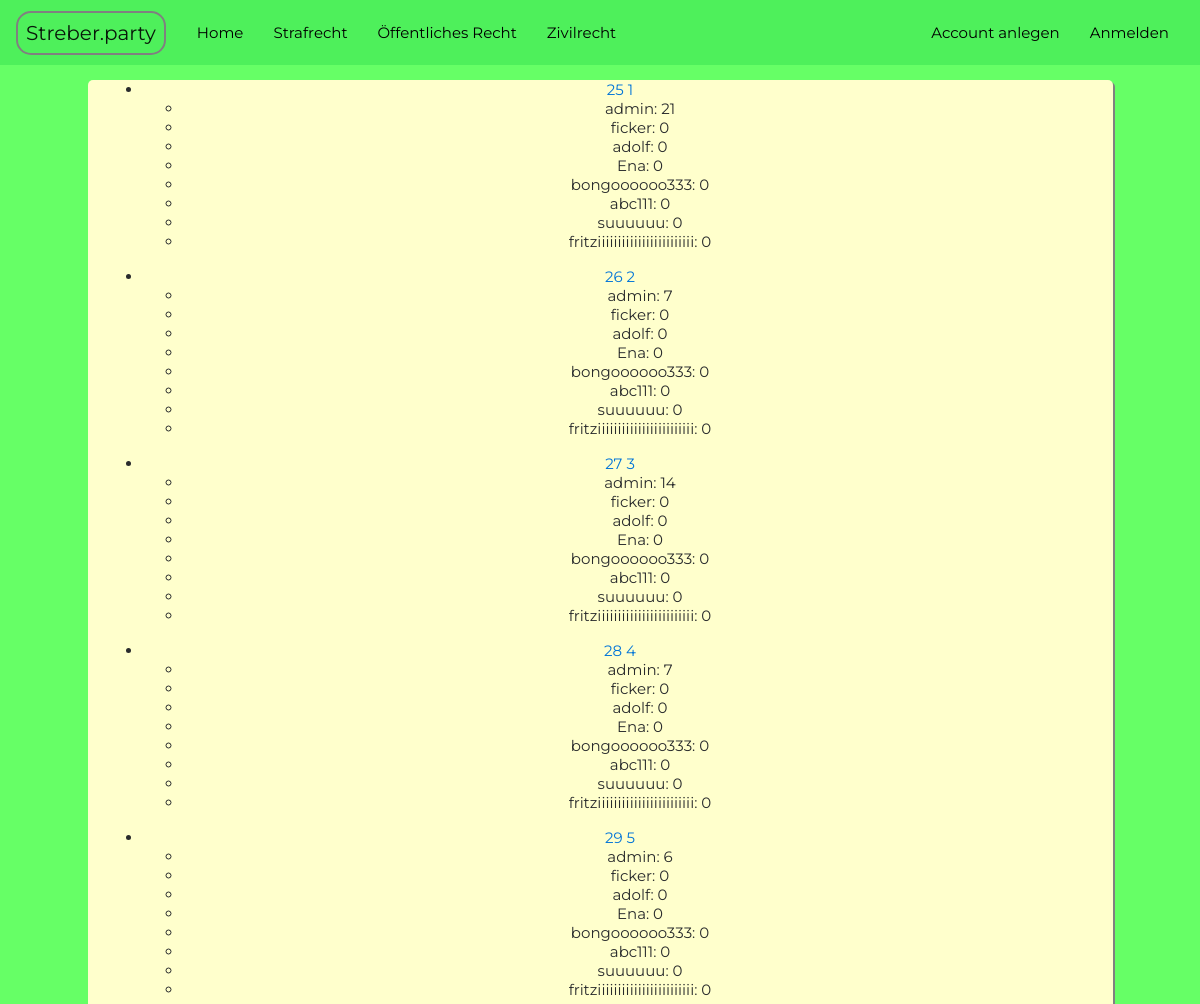
Before: /index/ (upper part) with the older database file.
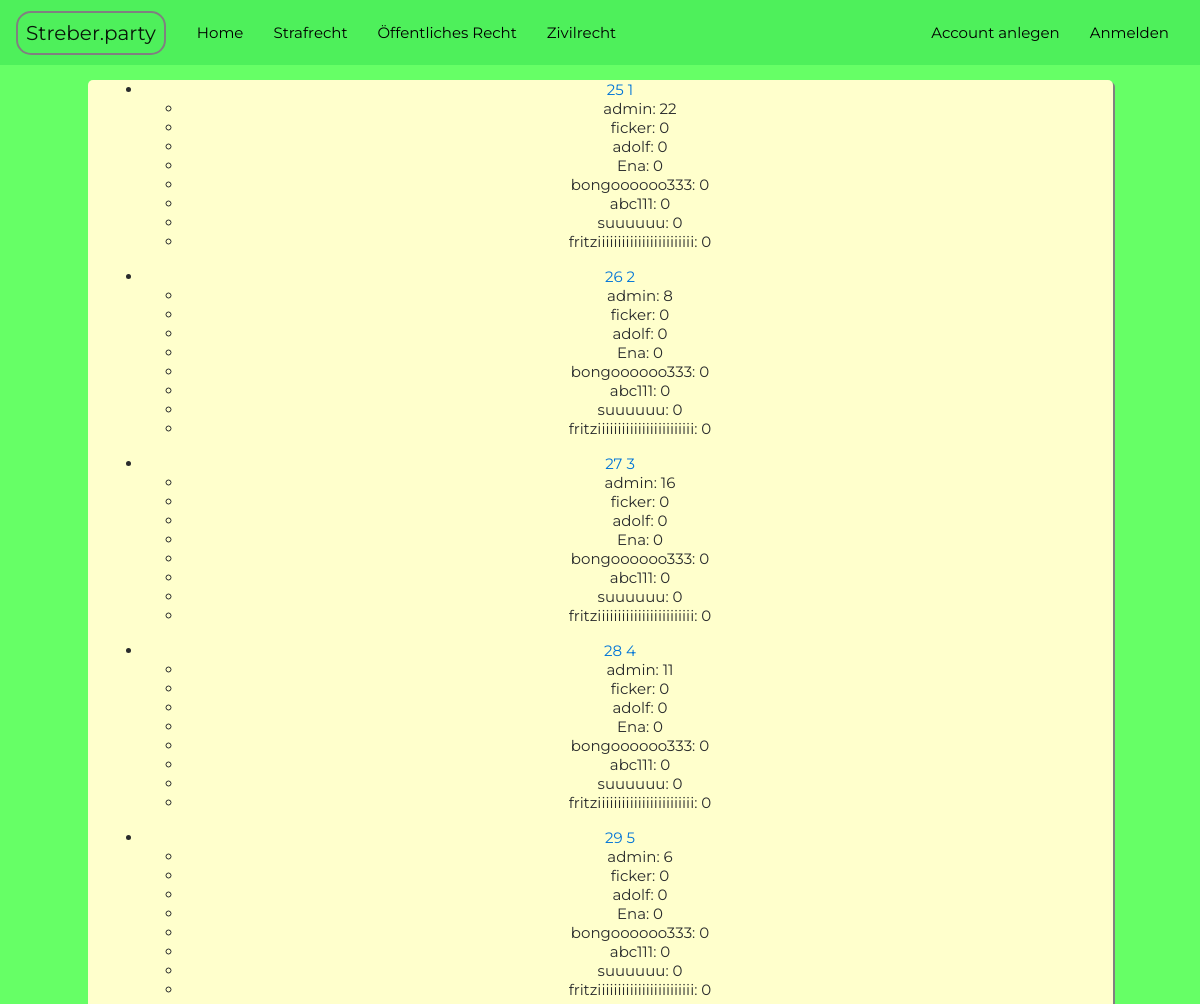
After: the same page with the newer database file.
### reviewer/models.py (models this page shows, shortened)
class Card(models.Model):
    title = models.CharField(max_length=50)
    category = models.ForeignKey(Category, on_delete=models.CASCADE, blank=True, null=True)
    front = models.TextField()
    back = models.TextField()
    explanation = models.TextField(blank=True, null=True)
    users = models.ManyToManyField(User, through='Progress')

class Progress(models.Model):
    user = models.ForeignKey(User, on_delete=models.CASCADE)
    card = models.ForeignKey(Card, on_delete=models.CASCADE)
    progress = models.IntegerField(default=0, null=True)
    lasttime = models.DateTimeField(auto_now=True, blank=True, null=True)
    nexttime = models.DateTimeField(default=timezone.now, blank=True, null=True)

class User(AbstractUser):
    email_confirmed = models.BooleanField(default=False)

### reviewer/views.py (the view)
# urls.py: url(r'^index/$', views.IndexView.as_view(), name='index'),
class IndexView(generic.ListView):
    model = Card
    template_name = 'reviewer/index.html'
    context_object_name = 'stack'

### reviewer/templates/reviewer/index.html (shortened to what this page needs)
{% extends 'reviewer/base.html' %}
{% block content %}
{% for card in stack %}
  <ul>
    <li>
      <a href="{% url 'reviewer:card_detail' card.id %}">{{ card.id }} {{ card.title }}</a>
        <ul> {% for user in card.progress_set.all %}
        <li> {{user.user}}: {{user.progress}} </li>
        {% endfor %} </ul>
    </li>
  </ul>
{% endfor %}
{% endblock %}

### reviewer/templates/reviewer/base.html (shortened to what this page needs)
{% load static %}
<!DOCTYPE html>
<html lang="de">
<head>
    <link rel="stylesheet" href="{% static 'reviewer/css/bootstrap.min.css' %}" >
    <link rel="stylesheet" href="{% static 'reviewer/css/reviewer.css' %}"/>
</head>
<body>
  <nav class="navbar fixed-top navbar-toggleable-md navbar-light bg-faded">
        <a class="navbar-brand" id="navbar_brand" href={% url 'reviewer:home' %}>Streber.party</a>
      <div class="collapse navbar-collapse" id="navbarSupportedContent">
       <ul class="navbar-nav mr-auto">
{% block navbar_orientation %}
            <li class="nav-item"><a class='nav-item-change' href={% url "reviewer:home" %}>Home</a></li>
            <li class="nav-item"><a class='nav-item-change' href="{% url 'reviewer:home' %}#section1">Strafrecht</a></li>
            <li class="nav-item"><a class='nav-item-change' href="{% url 'reviewer:home' %}#section2">Öffentliches Recht</a></li>
            <li class="nav-item"><a class='nav-item-change' href="{% url 'reviewer:home' %}#section3">Zivilrecht</a></li>
{% endblock %}
        </ul>
        <ul class="nav navbar-nav navbar-right">
            {% if not user.is_authenticated %}
            <li class="nav-item"><a class='nav-item-change' href={% url 'reviewer:signup' %}> Account anlegen</a></li>
            <li class="nav-item"><a class='nav-item-change' href={% url 'reviewer:login' %}> Anmelden</a></li>
            {% endif %}
        </ul>
      </div>
        </nav>
 <div class="row">
   <div class="col-1"> </div>
    <div class="col-10 text-center" id="base-ground">
        {% block content %}{% endblock %}
</div>
 <div class="col-1"> </div>
    </div>
</body>
</html>

### reviewer/static/reviewer/css/reviewer.css (style rules this page uses)
body { background-color: #66ff66; font: 400 15px Montserrat, sans-serif; padding-top: 80px; padding-bottom: 70px; overflow-x:hidden; }
#navbar_brand { border: 2px solid grey; border-radius: 15px; padding: 8px; width: 8em; }
#base-ground { background-color: #ffffcc; border-radius: 5px; box-shadow: 2px 2px grey; padding-bottom: 50px; }
.navbar { background-color: #4EF05B; }
.nav-item { padding: 1em; }
.nav-item-change { color: black; }

Changed rows visible on the page:
changed Progress (number 1 of 40 on the later page): progress "21" → "22"
changed Progress (number 9 of 40 on the later page): progress "7" → "8"
changed Progress (number 17 of 40 on the later page): progress "14" → "16"
changed Progress (number 25 of 40 on the later page): progress "7" → "11"
